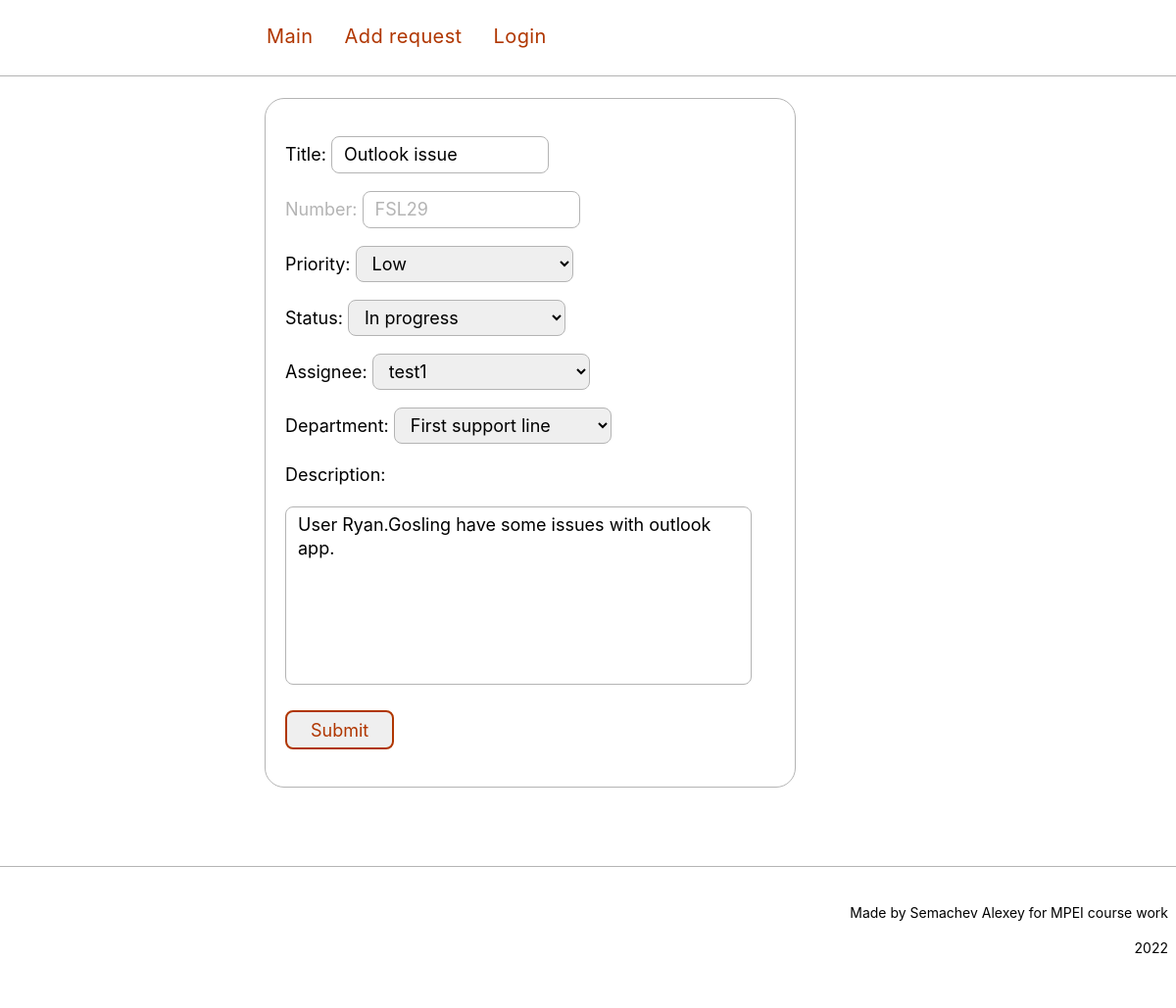
The page /editRequest/FSL29 (signed in) on the database its author committed.
### tables this page shows
CREATE TABLE mainmenu (
	id integer PRIMARY KEY AUTOINCREMENT,
	title text NOT NULL,
	url text NOT NULL
);

CREATE TABLE requests (
id integer PRIMARY KEY AUTOINCREMENT, 
title text NOT NULL,
text text NOT NULL,
priority_id integer NOT NULL,
status_id integer NOT NULL,
url text NOT NULL,
assignee_id integer,
department_id integer,
time integer NOT NULL
);

### main.py (the view, shortened to what this page needs)
@app.route("/editRequest/<alias>", methods=["POST", "GET"])
@login_required
def editRequest(alias):
    title, text, priority_id, status_id, url, assignee_id, department_id = dbase.getRequest(alias)
    priorities = dbase.getAllPriorities()
    statuses = dbase.getAllStatuses()
    users = dbase.getAllUsers()
    departments = dbase.getAllDepartments()
    if not title:
        abort(404)
    return render_template('edit_request.html', menu=dbase.getMenu(), title=title, text=text, priority=priority_id, status=status_id, assignee=assignee_id, department=department_id,
                           number=url, priorities=priorities, statuses=statuses, users=users, departments=departments)

### FDataBase.py (called while the page is built)
    def getMenu(self):
        sql = '''SELECT * FROM mainmenu'''
        try:
            self.__cur.execute(sql)
            res = self.__cur.fetchall()
            if res: return res
        except:
            print("Error reading from DB")
        return []

    def getRequest(self, alias):
        try:
            self.__cur.execute(f"SELECT title, text, priority_id, status_id, url, assignee_id, department_id FROM "
                               f"requests WHERE url "
                               f"LIKE '{alias}' LIMIT 1")
            res = self.__cur.fetchone()
            if res:
                return res
        except sqlite3.Error as e:
            print("Error while getting post from DB" + str(e))
        return False, False

    def getAllPriorities(self):
        try:
            self.__cur.execute("SELECT * FROM priorities")
            res = self.__cur.fetchall()
            if res: return res
        except sqlite3.Error as e:
            print("Error while getting priority from DB" + str(e))
        return False

    def getAllStatuses(self):
        try:
            self.__cur.execute("SELECT * FROM statuses")
            res = self.__cur.fetchall()
            if res: return res
        except sqlite3.Error as e:
            print("Error while getting status from DB" + str(e))
        return False

    def getAllDepartments(self):
        try:
            self.__cur.execute("SELECT * FROM departments")
            res = self.__cur.fetchall()
            if res: return res
        except sqlite3.Error as e:
            print("Error while getting departments from DB" + str(e))
        return False

    def getAllUsers(self):
        try:
            self.__cur.execute("SELECT * FROM users")
            res = self.__cur.fetchall()
            if res: return res
        except sqlite3.Error as e:
            print("Error while getting status from DB" + str(e))
        return False

    def getUser(self, user_id):
        try:
            self.__cur.execute(f"SELECT * FROM users WHERE id = {user_id} LIMIT 1")
            res = self.__cur.fetchone()
            if not res:
                print("Can't find this user in DB")
                return False
            return res
        except sqlite3.Error as e:
            print("Error while getting data from DB" + str(e))
        return False

### UserLogin.py (called while the page is built)
    def fromDB(self, user_id, db):
        self.__user = db.getUser(user_id)
        return self

### templates/edit_request.html (shortened to what this page needs)
{% extends 'base.html' %}
{% block content %}
{{ super() }}
<div class = "container">
<div class="block border">
<form action="/editRequest/{{number}}" method="post" class="form-contact">
<p><label>Title: </label> <input type="text" name="title" value="{{ title }}" required />
<p><label class="label_disabled">Number: </label> <input class="label_disabled" type="text" name="url" value="{{number}}" readonly />
<p><span>Priority: </span>
	{%- block priority -%}
        <select name="priority_id">
			{% for p in priorities -%}
			<option value="{{p.id}}"
				{% if p.id == priority %}
					selected
				{% endif %}
			>{{p.name}}</option>
			{% endfor -%}
        </select>
    {% endblock priority -%}
<p><span>Status: </span>
	{%- block status -%}
        <select name="status_id">
			{% for s in statuses -%}
			<option value="{{s.id}}"
				{% if s.id == status %}
					selected
				{% endif %}
			>{{s.name}}</option>
			{% endfor -%}
        </select>
    {% endblock status -%}
<p><span>Assignee: </span>
	{%- block assignee -%}
        <select name="assignee_id">
			{% for u in users -%}
			<option value="{{u.id}}"
				{% if u.id == assignee %}
					selected
				{% endif %}
			>{{u.name}}</option>
			{% endfor -%}
        </select>
    {% endblock assignee -%}
<p><span>Department: </span>
	{%- block department -%}
        <select name="department_id">
			{% for d in departments -%}
			<option value="{{d.id}}"
				{% if d.id == department %}
					selected
				{% endif %}
			>{{d.name}}</option>
			{% endfor -%}
        </select>
    {% endblock department -%}
<p><label>Description: </label>
<p><textarea name="text" rows=7 cols=40 maxlength=200>{{text}}</textarea>
<p><input type="submit" value="Submit" class="button"/>
</form>
</div>
</div>
{% include "footer.html" %}
{% endblock %}

### templates/base.html (shortened to what this page needs)
<!DOCTYPE HTML>
<html>
 <head>
  <link type="text/css" href="{{ url_for('static', filename='css/styles.css')}}" rel="stylesheet" />
  <link href="{{ url_for('static', filename='font/fonts.css')}}" rel="stylesheet">
 </head>
 <body>
	{% block content -%}
	<div class="header">
		<div class="container">
		{%- block mainmenu -%}
			<nav class="menu">
			{% for p in menu -%}
			<a class="menu__link" href="{{p.url}}">{{p.title}}</a>
			{% endfor -%}
			</nav>
		{% endblock mainmenu -%}
		</div>
	</div>
	{% endblock -%}
 </body>
</html>

### static/css/styles.css (style rules this page uses)
body { font-family: 'Inter'; font-size: 18px; line-height: 28px; padding: 20px 0 48px; overflow: auto; margin: 0px; }
a { text-decoration: none; color: #b03600; transition-property: color, background-color; transition-duration: .3s; transition-timing-function: ease-out; }
.container { width: 60%; margin: 0 auto; display: block; }
.block { margin: 30px; margin-top: 80px; padding: 20px; width: 500px; }
.border { border: 1px solid #b4b4b4; border-radius: 20px; margin-bottom: 20px; }
.header { position: fixed; top: 0; width: 100%; height: 77px; border-bottom: 1px solid #b4b4b4; font-size: 20px; letter-spacing: 0.02em; background-color: #ffffff; z-index: 1; }
.menu { display: flex; position: relative; left: 16px; padding-right:50px; }
.menu__link { box-sizing: border-box; height: 77px; padding: 23px 16px 0; }
.button { cursor: pointer; appearance: none; box-sizing: border-box; display: inline-block; height: 40px; border-width: 2px; border-style: solid; border-radius: 8px; padding: 7px 24px; line-height: normal; font-size: 18px; font-family: 'Inter'; font-weight: normal; transition-property: color, background-color, border-color; transition-duration: .3s; transition-timing-function: ease-out; color: #b03600; border-color: #b03600; }
.label_disabled { color: #b4b4b4; }
input[type="text"], textarea, select { box-sizing: border-box; width: 222px; padding: 6px 12px; border: 1px solid #b4b4b4; border-radius: 8px; line-height: 24px; font-family: 'Inter'; font-size: 18px; }
textarea { width: 476px; min-height: 179px; resize: none; }
input[type="text"]::placeholder, textarea::placeholder { color: #b4b4b4; opacity: 1; }

### rows shown on the page
mainmenu: title "Main"
mainmenu: title "Add request"
mainmenu: title "Login"
requests: title "Outlook issue", url "FSL29", text "User Ryan.Gosling have some issues with outlook app."

### other values the page prints
form field priority_id "Low"
form field status_id "In progress"
form field assignee_id "test1"
form field department_id "First support line"
